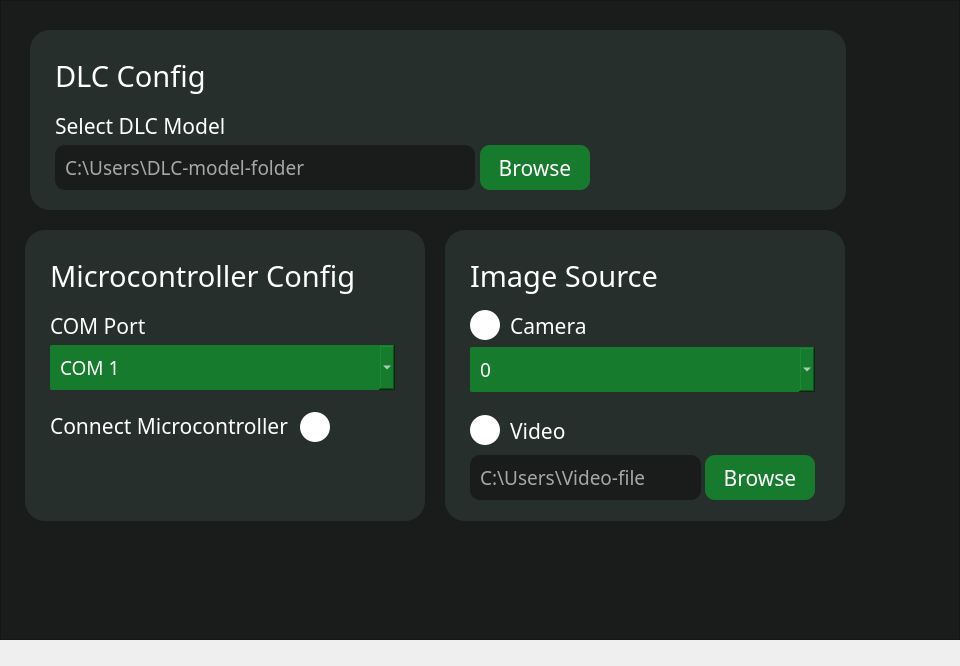
<?xml version="1.0" encoding="UTF-8"?>
<ui version="4.0">
 <class>Dialog</class>
 <widget class="QDialog" name="Dialog">
  <property name="geometry">
   <rect>
    <x>0</x>
    <y>0</y>
    <width>960</width>
    <height>666</height>
   </rect>
  </property>
  <property name="font">
   <font>
    <family>Manrope</family>
    <pointsize>10</pointsize>
   </font>
  </property>
  <property name="windowTitle">
   <string>Active Commutator</string>
  </property>
  <property name="autoFillBackground">
   <bool>false</bool>
  </property>
  <widget class="QFrame" name="frame">
   <property name="geometry">
    <rect>
     <x>0</x>
     <y>0</y>
     <width>960</width>
     <height>640</height>
    </rect>
   </property>
   <property name="styleSheet">
    <string notr="true">background-color: rgb(25, 28, 27);</string>
   </property>
   <property name="frameShape">
    <enum>QFrame::StyledPanel</enum>
   </property>
   <property name="frameShadow">
    <enum>QFrame::Raised</enum>
   </property>
   <widget class="QFrame" name="frame_2">
    <property name="geometry">
     <rect>
      <x>30</x>
      <y>30</y>
      <width>816</width>
      <height>180</height>
     </rect>
    </property>
    <property name="styleSheet">
     <string notr="true">background-color: rgb(39, 47, 44);
border-radius: 20px;</string>
    </property>
    <property name="frameShape">
     <enum>QFrame::StyledPanel</enum>
    </property>
    <property name="frameShadow">
     <enum>QFrame::Raised</enum>
    </property>
    <widget class="QLabel" name="label">
     <property name="geometry">
      <rect>
       <x>25</x>
       <y>25</y>
       <width>201</width>
       <height>41</height>
      </rect>
     </property>
     <property name="font">
      <font>
       <family>Manrope Medium</family>
       <pointsize>22</pointsize>
      </font>
     </property>
     <property name="styleSheet">
      <string notr="true">color: rgb(255, 255, 255);</string>
     </property>
     <property name="text">
      <string>DLC Config</string>
     </property>
     <property name="textFormat">
      <enum>Qt::AutoText</enum>
     </property>
    </widget>
    <widget class="QLabel" name="label_2">
     <property name="geometry">
      <rect>
       <x>25</x>
       <y>75</y>
       <width>201</width>
       <height>41</height>
      </rect>
     </property>
     <property name="font">
      <font>
       <family>Manrope Light</family>
       <pointsize>16</pointsize>
      </font>
     </property>
     <property name="styleSheet">
      <string notr="true">color: rgb(255, 255, 255);</string>
     </property>
     <property name="text">
      <string>Select DLC Model</string>
     </property>
     <property name="textFormat">
      <enum>Qt::AutoText</enum>
     </property>
    </widget>
    <widget class="QLabel" name="label_3">
     <property name="geometry">
      <rect>
       <x>25</x>
       <y>115</y>
       <width>420</width>
       <height>45</height>
      </rect>
     </property>
     <property name="font">
      <font>
       <family>Manrope Light</family>
       <pointsize>14</pointsize>
      </font>
     </property>
     <property name="styleSheet">
      <string notr="true">color: rgb(167, 167, 167);
background-color: rgb(25, 28, 27);
padding-left: 5px;
border-radius: 10px;</string>
     </property>
     <property name="frameShape">
      <enum>QFrame::Box</enum>
     </property>
     <property name="text">
      <string>C:\Users\DLC-model-folder</string>
     </property>
     <property name="textFormat">
      <enum>Qt::AutoText</enum>
     </property>
    </widget>
    <widget class="QPushButton" name="pushButton">
     <property name="geometry">
      <rect>
       <x>450</x>
       <y>115</y>
       <width>110</width>
       <height>45</height>
      </rect>
     </property>
     <property name="font">
      <font>
       <family>Manrope Light</family>
       <pointsize>16</pointsize>
      </font>
     </property>
     <property name="autoFillBackground">
      <bool>false</bool>
     </property>
     <property name="styleSheet">
      <string notr="true">QPushButton{
	background-color: rgb(23, 123, 45);
	color: rgb(255, 255, 255);
	border-radius: 10px;
}


QPushButton:pressed {
	background-color: rgb(23, 80, 45);
}</string>
     </property>
     <property name="text">
      <string>Browse</string>
     </property>
     <property name="checkable">
      <bool>false</bool>
     </property>
     <property name="default">
      <bool>false</bool>
     </property>
     <property name="flat">
      <bool>false</bool>
     </property>
    </widget>
   </widget>
   <widget class="QFrame" name="frame_3">
    <property name="geometry">
     <rect>
      <x>25</x>
      <y>230</y>
      <width>400</width>
      <height>291</height>
     </rect>
    </property>
    <property name="styleSheet">
     <string notr="true">background-color: rgb(39, 47, 44);
border-radius: 20px;</string>
    </property>
    <property name="frameShape">
     <enum>QFrame::StyledPanel</enum>
    </property>
    <property name="frameShadow">
     <enum>QFrame::Raised</enum>
    </property>
    <widget class="QLabel" name="label_4">
     <property name="geometry">
      <rect>
       <x>25</x>
       <y>25</y>
       <width>346</width>
       <height>41</height>
      </rect>
     </property>
     <property name="font">
      <font>
       <family>Manrope Medium</family>
       <pointsize>22</pointsize>
      </font>
     </property>
     <property name="styleSheet">
      <string notr="true">color: rgb(255, 255, 255);</string>
     </property>
     <property name="text">
      <string>Microcontroller Config</string>
     </property>
     <property name="textFormat">
      <enum>Qt::AutoText</enum>
     </property>
    </widget>
    <widget class="QLabel" name="label_5">
     <property name="geometry">
      <rect>
       <x>25</x>
       <y>75</y>
       <width>201</width>
       <height>41</height>
      </rect>
     </property>
     <property name="font">
      <font>
       <family>Manrope Light</family>
       <pointsize>16</pointsize>
      </font>
     </property>
     <property name="styleSheet">
      <string notr="true">color: rgb(255, 255, 255);</string>
     </property>
     <property name="text">
      <string>COM Port</string>
     </property>
     <property name="textFormat">
      <enum>Qt::AutoText</enum>
     </property>
    </widget>
    <widget class="QComboBox" name="comboBox">
     <property name="geometry">
      <rect>
       <x>25</x>
       <y>115</y>
       <width>345</width>
       <height>45</height>
      </rect>
     </property>
     <property name="font">
      <font>
       <family>Manrope Light</family>
       <pointsize>14</pointsize>
      </font>
     </property>
     <property name="styleSheet">
      <string notr="true">background-color: rgb(23, 123, 45);
color: rgb(255, 255, 255);
padding-left: 10px;
border-radius: 2px;</string>
     </property>
     <property name="frame">
      <bool>false</bool>
     </property>
     <item>
      <property name="text">
       <string>COM 1</string>
      </property>
     </item>
     <item>
      <property name="text">
       <string>COM 2</string>
      </property>
     </item>
    </widget>
    <widget class="QLabel" name="label_6">
     <property name="geometry">
      <rect>
       <x>25</x>
       <y>175</y>
       <width>276</width>
       <height>41</height>
      </rect>
     </property>
     <property name="font">
      <font>
       <family>Manrope Light</family>
       <pointsize>16</pointsize>
      </font>
     </property>
     <property name="styleSheet">
      <string notr="true">color: rgb(255, 255, 255);</string>
     </property>
     <property name="text">
      <string>Connect Microcontroller</string>
     </property>
     <property name="textFormat">
      <enum>Qt::AutoText</enum>
     </property>
    </widget>
    <widget class="QPushButton" name="pushButton_2">
     <property name="enabled">
      <bool>false</bool>
     </property>
     <property name="geometry">
      <rect>
       <x>275</x>
       <y>182</y>
       <width>30</width>
       <height>30</height>
      </rect>
     </property>
     <property name="font">
      <font>
       <family>Manrope Light</family>
       <pointsize>16</pointsize>
      </font>
     </property>
     <property name="autoFillBackground">
      <bool>false</bool>
     </property>
     <property name="styleSheet">
      <string notr="true">QPushButton{
	background-color: rgb(255, 255, 255);
	color: rgb(255, 255, 255);
	border-radius: 15px;
}


QPushButton:pressed {
	background-color: rgb(23, 80, 45);
}</string>
     </property>
     <property name="text">
      <string/>
     </property>
     <property name="checkable">
      <bool>false</bool>
     </property>
     <property name="default">
      <bool>false</bool>
     </property>
     <property name="flat">
      <bool>false</bool>
     </property>
    </widget>
    <widget class="QPushButton" name="pushButton_3">
     <property name="geometry">
      <rect>
       <x>278</x>
       <y>185</y>
       <width>24</width>
       <height>24</height>
      </rect>
     </property>
     <property name="font">
      <font>
       <family>Manrope Light</family>
       <pointsize>16</pointsize>
      </font>
     </property>
     <property name="autoFillBackground">
      <bool>false</bool>
     </property>
     <property name="styleSheet">
      <string notr="true">QPushButton{
	background-color: rgb(255, 255, 255);
	color: rgb(255, 255, 255);
	border-radius: 12px;
}


QPushButton:pressed {
	background-color: rgb(23, 80, 45);
}

QPushButton:focus{
    background-color: rgb(23, 123, 45);
}</string>
     </property>
     <property name="text">
      <string/>
     </property>
     <property name="checkable">
      <bool>false</bool>
     </property>
     <property name="default">
      <bool>false</bool>
     </property>
     <property name="flat">
      <bool>false</bool>
     </property>
    </widget>
   </widget>
   <widget class="QFrame" name="frame_4">
    <property name="geometry">
     <rect>
      <x>445</x>
      <y>230</y>
      <width>400</width>
      <height>291</height>
     </rect>
    </property>
    <property name="styleSheet">
     <string notr="true">background-color: rgb(39, 47, 44);
border-radius: 20px;</string>
    </property>
    <property name="frameShape">
     <enum>QFrame::StyledPanel</enum>
    </property>
    <property name="frameShadow">
     <enum>QFrame::Raised</enum>
    </property>
    <widget class="QLabel" name="label_7">
     <property name="geometry">
      <rect>
       <x>25</x>
       <y>25</y>
       <width>346</width>
       <height>41</height>
      </rect>
     </property>
     <property name="font">
      <font>
       <family>Manrope Medium</family>
       <pointsize>22</pointsize>
      </font>
     </property>
     <property name="styleSheet">
      <string notr="true">color: rgb(255, 255, 255);</string>
     </property>
     <property name="text">
      <string>Image Source</string>
     </property>
     <property name="textFormat">
      <enum>Qt::AutoText</enum>
     </property>
    </widget>
    <widget class="QLabel" name="label_8">
     <property name="geometry">
      <rect>
       <x>65</x>
       <y>75</y>
       <width>201</width>
       <height>41</height>
      </rect>
     </property>
     <property name="font">
      <font>
       <family>Manrope Light</family>
       <pointsize>16</pointsize>
      </font>
     </property>
     <property name="styleSheet">
      <string notr="true">color: rgb(255, 255, 255);</string>
     </property>
     <property name="text">
      <string>Camera</string>
     </property>
     <property name="textFormat">
      <enum>Qt::AutoText</enum>
     </property>
    </widget>
    <widget class="QComboBox" name="comboBox_2">
     <property name="geometry">
      <rect>
       <x>25</x>
       <y>117</y>
       <width>345</width>
       <height>45</height>
      </rect>
     </property>
     <property name="font">
      <font>
       <family>Manrope Light</family>
       <pointsize>14</pointsize>
      </font>
     </property>
     <property name="styleSheet">
      <string notr="true">background-color: rgb(23, 123, 45);
color: rgb(255, 255, 255);
padding-left: 10px;
border-radius: 2px;</string>
     </property>
     <property name="frame">
      <bool>false</bool>
     </property>
     <item>
      <property name="text">
       <string>0</string>
      </property>
     </item>
     <item>
      <property name="text">
       <string>1</string>
      </property>
     </item>
    </widget>
    <widget class="QPushButton" name="pushButton_4">
     <property name="enabled">
      <bool>false</bool>
     </property>
     <property name="geometry">
      <rect>
       <x>25</x>
       <y>80</y>
       <width>30</width>
       <height>30</height>
      </rect>
     </property>
     <property name="font">
      <font>
       <family>Manrope Light</family>
       <pointsize>16</pointsize>
      </font>
     </property>
     <property name="autoFillBackground">
      <bool>false</bool>
     </property>
     <property name="styleSheet">
      <string notr="true">QPushButton{
	background-color: rgb(255, 255, 255);
	color: rgb(255, 255, 255);
	border-radius: 15px;
}


QPushButton:pressed {
	background-color: rgb(23, 80, 45);
}</string>
     </property>
     <property name="text">
      <string/>
     </property>
     <property name="checkable">
      <bool>false</bool>
     </property>
     <property name="default">
      <bool>false</bool>
     </property>
     <property name="flat">
      <bool>false</bool>
     </property>
    </widget>
    <widget class="QPushButton" name="pushButton_5">
     <property name="geometry">
      <rect>
       <x>28</x>
       <y>83</y>
       <width>24</width>
       <height>24</height>
      </rect>
     </property>
     <property name="font">
      <font>
       <family>Manrope Light</family>
       <pointsize>16</pointsize>
      </font>
     </property>
     <property name="autoFillBackground">
      <bool>false</bool>
     </property>
     <property name="styleSheet">
      <string notr="true">QPushButton{
	background-color: rgb(255, 255, 255);
	color: rgb(255, 255, 255);
	border-radius: 12px;
}


QPushButton:pressed {
	background-color: rgb(23, 80, 45);
}

QPushButton:focus{
    background-color: rgb(23, 123, 45);
}</string>
     </property>
     <property name="text">
      <string/>
     </property>
     <property name="checkable">
      <bool>false</bool>
     </property>
     <property name="default">
      <bool>false</bool>
     </property>
     <property name="flat">
      <bool>false</bool>
     </property>
    </widget>
    <widget class="QPushButton" name="pushButton_6">
     <property name="enabled">
      <bool>false</bool>
     </property>
     <property name="geometry">
      <rect>
       <x>25</x>
       <y>185</y>
       <width>30</width>
       <height>30</height>
      </rect>
     </property>
     <property name="font">
      <font>
       <family>Manrope Light</family>
       <pointsize>16</pointsize>
      </font>
     </property>
     <property name="autoFillBackground">
      <bool>false</bool>
     </property>
     <property name="styleSheet">
      <string notr="true">QPushButton{
	background-color: rgb(255, 255, 255);
	color: rgb(255, 255, 255);
	border-radius: 15px;
}


QPushButton:pressed {
	background-color: rgb(23, 80, 45);
}</string>
     </property>
     <property name="text">
      <string/>
     </property>
     <property name="checkable">
      <bool>false</bool>
     </property>
     <property name="default">
      <bool>false</bool>
     </property>
     <property name="flat">
      <bool>false</bool>
     </property>
    </widget>
    <widget class="QPushButton" name="pushButton_7">
     <property name="geometry">
      <rect>
       <x>28</x>
       <y>188</y>
       <width>24</width>
       <height>24</height>
      </rect>
     </property>
     <property name="font">
      <font>
       <family>Manrope Light</family>
       <pointsize>16</pointsize>
      </font>
     </property>
     <property name="autoFillBackground">
      <bool>false</bool>
     </property>
     <property name="styleSheet">
      <string notr="true">QPushButton{
	background-color: rgb(255, 255, 255);
	color: rgb(255, 255, 255);
	border-radius: 12px;
}


QPushButton:pressed {
	background-color: rgb(23, 80, 45);
}

QPushButton:focus{
    background-color: rgb(23, 123, 45);
}</string>
     </property>
     <property name="text">
      <string/>
     </property>
     <property name="checkable">
      <bool>false</bool>
     </property>
     <property name="default">
      <bool>false</bool>
     </property>
     <property name="flat">
      <bool>false</bool>
     </property>
    </widget>
    <widget class="QLabel" name="label_9">
     <property name="geometry">
      <rect>
       <x>65</x>
       <y>180</y>
       <width>201</width>
       <height>41</height>
      </rect>
     </property>
     <property name="font">
      <font>
       <family>Manrope Light</family>
       <pointsize>16</pointsize>
      </font>
     </property>
     <property name="styleSheet">
      <string notr="true">color: rgb(255, 255, 255);</string>
     </property>
     <property name="text">
      <string>Video</string>
     </property>
     <property name="textFormat">
      <enum>Qt::AutoText</enum>
     </property>
    </widget>
    <widget class="QLabel" name="label_10">
     <property name="geometry">
      <rect>
       <x>25</x>
       <y>225</y>
       <width>231</width>
       <height>45</height>
      </rect>
     </property>
     <property name="font">
      <font>
       <family>Manrope Light</family>
       <pointsize>14</pointsize>
      </font>
     </property>
     <property name="styleSheet">
      <string notr="true">color: rgb(167, 167, 167);
background-color: rgb(25, 28, 27);
padding-left: 5px;
border-radius: 10px;</string>
     </property>
     <property name="frameShape">
      <enum>QFrame::Box</enum>
     </property>
     <property name="text">
      <string>C:\Users\Video-file</string>
     </property>
     <property name="textFormat">
      <enum>Qt::AutoText</enum>
     </property>
    </widget>
    <widget class="QPushButton" name="pushButton_8">
     <property name="geometry">
      <rect>
       <x>260</x>
       <y>225</y>
       <width>110</width>
       <height>45</height>
      </rect>
     </property>
     <property name="font">
      <font>
       <family>Manrope Light</family>
       <pointsize>16</pointsize>
      </font>
     </property>
     <property name="autoFillBackground">
      <bool>false</bool>
     </property>
     <property name="styleSheet">
      <string notr="true">QPushButton{
	background-color: rgb(23, 123, 45);
	color: rgb(255, 255, 255);
	border-radius: 10px;
}


QPushButton:pressed {
	background-color: rgb(23, 80, 45);
}</string>
     </property>
     <property name="text">
      <string>Browse</string>
     </property>
     <property name="checkable">
      <bool>false</bool>
     </property>
     <property name="default">
      <bool>false</bool>
     </property>
     <property name="flat">
      <bool>false</bool>
     </property>
    </widget>
   </widget>
  </widget>
 </widget>
 <resources/>
 <connections/>
</ui>
